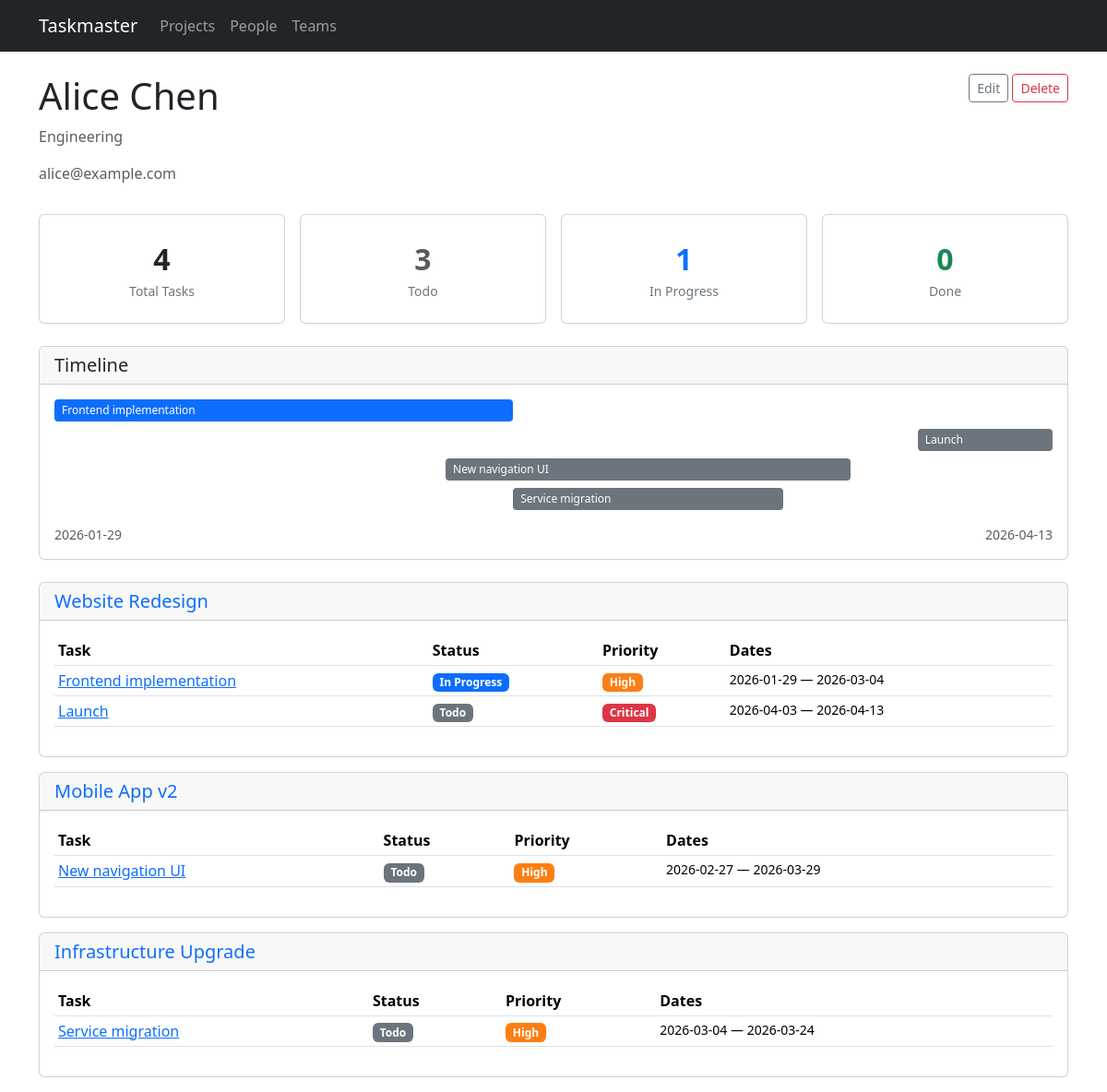
The app's page /people/1, older data.
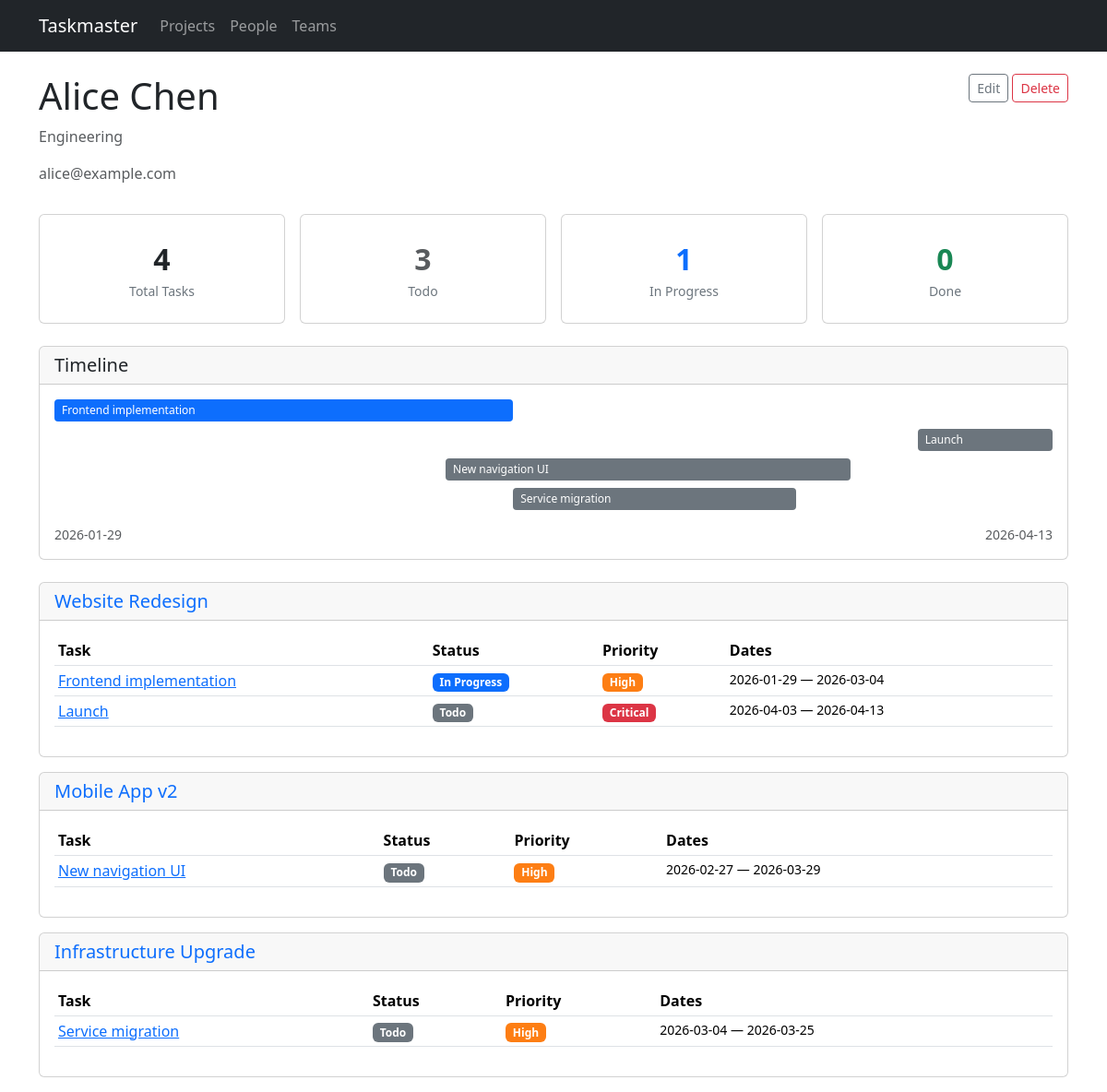
The same page, newer data.
### models.py (models this page shows, shortened)
class Task(db.Model):
    id = db.Column(db.Integer, primary_key=True)
    title = db.Column(db.String(200), nullable=False)
    description = db.Column(db.Text)
    project_id = db.Column(db.Integer, db.ForeignKey('project.id'), nullable=False)
    assignee_id = db.Column(db.Integer, db.ForeignKey('person.id'))
    start_date = db.Column(db.Date, nullable=False)
    end_date = db.Column(db.Date, nullable=False)
    status = db.Column(db.String(20), default='todo')  # todo, in_progress, done
    priority = db.Column(db.String(20), default='medium')  # low, medium, high, critical
    tags = db.relationship('Tag', secondary=task_tags, backref=db.backref('tasks', lazy=True))
    status_updates = db.relationship('StatusUpdate', backref='task', lazy=True,
                                     order_by='StatusUpdate.created_at.desc()',
                                     cascade='all, delete-orphan')
    dependencies = db.relationship(
        'Task',
        secondary='task_dependency',
        primaryjoin='Task.id == TaskDependency.task_id',
        secondaryjoin='Task.id == TaskDependency.depends_on_id',
        backref=db.backref('dependents', lazy=True),
        lazy=True,
    )

### routes/people.py (the view)
@bp.route('/people/<int:id>')
def detail(id):
    person = Person.query.get_or_404(id)
    tasks_by_project = {}
    for task in person.tasks:
        proj = task.project
        if proj.id not in tasks_by_project:
            tasks_by_project[proj.id] = {'project': proj, 'tasks': []}
        tasks_by_project[proj.id]['tasks'].append(task)
    return render_template('people/detail.html', person=person,
                           tasks_by_project=tasks_by_project)

### templates/people/detail.html (shortened to what the changed rows need)
{% extends "base.html" %}
{% block content %}
<div class="d-flex justify-content-between align-items-start mb-3">
    <div>
        <h1>{{ person.name }}</h1>
    </div>
</div>
{% set total = person.tasks|length %}
{% set todo = person.tasks|selectattr('status', 'equalto', 'todo')|list|length %}
{% set in_prog = person.tasks|selectattr('status', 'equalto', 'in_progress')|list|length %}
{% set done_count = person.tasks|selectattr('status', 'equalto', 'done')|list|length %}
{% if person.tasks %}
<div class="card mb-4">
    <div class="card-body">
        {% set all_tasks = person.tasks %}
        {% set min_date = all_tasks|map(attribute='start_date')|min %}
        {% set max_date = all_tasks|map(attribute='end_date')|max %}
        {% set total_days = (max_date - min_date).days if max_date != min_date else 1 %}
        <div style="position: relative; min-height: {{ all_tasks|length * 32 }}px;">
            {% for task in all_tasks %}
            {% set offset_days = (task.start_date - min_date).days %}
            {% set duration_days = (task.end_date - task.start_date).days %}
            {% set left_pct = (offset_days / total_days * 100) %}
            {% set width_pct = (duration_days / total_days * 100) %}
            <div class="timeline-bar badge-{{ task.status }}"
                 style="position: absolute; top: {{ loop.index0 * 32 }}px; left: {{ left_pct }}%; width: {{ [width_pct, 5]|max }}%;"
                 title="{{ task.title }} ({{ task.start_date }} to {{ task.end_date }})">
                <a href="{{ url_for('tasks.detail', id=task.id) }}" class="text-white text-decoration-none">{{ task.title }}</a>
            </div>
            {% endfor %}
        </div>
    </div>
</div>
{% endif %}
{% if tasks_by_project %}
{% for proj_id, group in tasks_by_project.items() %}
<div class="card mb-3">
    <div class="card-header">
        <h5 class="mb-0">
            <a href="{{ url_for('projects.detail', id=group.project.id) }}" class="text-decoration-none">
                {{ group.project.name }}
            </a>
        </h5>
    </div>
    <div class="card-body">
        <div class="table-responsive">
            <table class="table table-hover table-sm">
                <thead>
                    <tr><th>Task</th><th>Status</th><th>Priority</th><th>Dates</th></tr>
                </thead>
                <tbody>
                    {% for task in group.tasks %}
                    <tr>
                        <td><a href="{{ url_for('tasks.detail', id=task.id) }}">{{ task.title }}</a></td>
                        <td><span class="badge badge-{{ task.status }}">{{ task.status | replace('_', ' ') | title }}</span></td>
                        <td><span class="badge badge-{{ task.priority }}">{{ task.priority | title }}</span></td>
                        <td class="small">{{ task.start_date }} &mdash; {{ task.end_date }}</td>
                    </tr>
                    {% endfor %}
                </tbody>
            </table>
        </div>
    </div>
</div>
{% endfor %}
{% else %}
<div class="text-center py-5">
    <p class="text-muted">No tasks assigned to this person yet.</p>
</div>
{% endif %}
{% endblock %}

Row changes from the older to the newer data that the page shows:
changed Task "Service migration": end_date "2026-03-24" → "2026-03-25"
